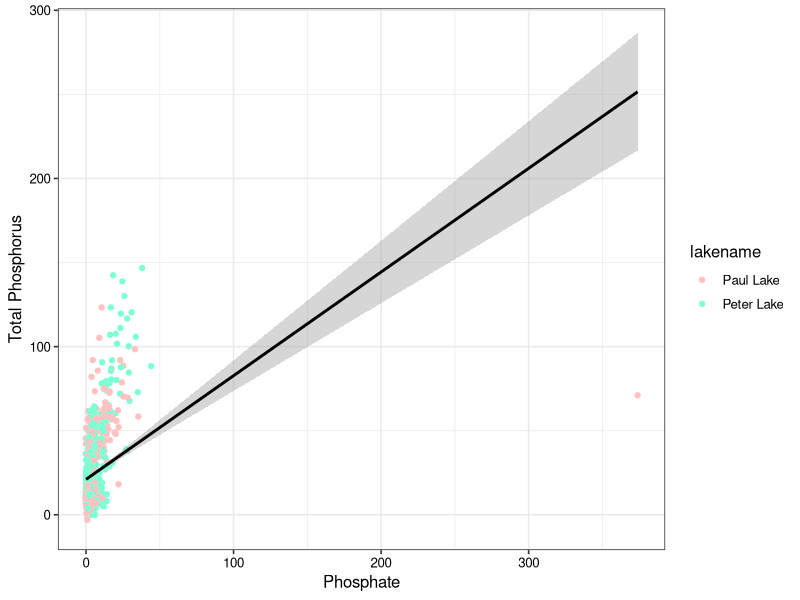

The R source for this figure: (Note: this script raises an error after producing the figure.)
## ---- chunk 1
#1
PeterPaulTidy <- read.csv("./Data/Processed/NTL-LTER_Lake_Chemistry_Nutrients_PeterPaul_Processed.csv", header=T)
PeterPaulGathered <- read.csv("./Data/Processed/NTL-LTER_Lake_Nutrients_PeterPaulGathered_Processed.csv", header=T)
USGS.data <- read.csv("./Data/Raw/USGS_Site02085000_Flow_Raw.csv", header=T)
Ecotox <- read.csv("./Data/Raw/ECOTOX_Neonicotinoids_Mortality_raw.csv")

#2
str(PeterPaulTidy) 
str(PeterPaulGathered)
str(USGS.data) 
str(Ecotox)
#Need to change date for PeterPaulTidy, PeterPaulGathered and USGS.data
#It is funny that I did not realize until now, but in the as.Date function, I need to make sure that the format i specified is the same format with what the raw.data has, otherwise R cannot understand it.
PeterPaulTidy$sampledate <- as.Date(PeterPaulTidy$sampledate, format = "%m/%d/%y")
PeterPaulGathered$sampledate <- as.Date(PeterPaulGathered$sampledate, format = "%Y-%m-%d")
USGS.data$datetime <- as.Date(USGS.data$datetime, format = "%m/%d/%y")
USGS.data$datetime <- format(USGS.data$datetime, format = "%y%m%d")
create.early.dates <- (function(d) {
       paste0(ifelse(d > 181231,"19","20"),d)
       })
USGS.data$datetime <- create.early.dates(USGS.data$datetime)
USGS.data$datetime <- as.Date(USGS.data$datetime, format = "%Y%m%d")

## ---- chunk 2
#3
library(ggplot2)
my.theme <- theme_bw(base_size = 12) + 
  theme(axis.text=element_text(color="gray0"), legend.position = "right")
theme_set(my.theme)
## ---- chunk 3
#4
ggplot(PeterPaulTidy, aes(y=tp_ug, x=po4,color = lakename)) +
  geom_point() +
  xlab("Phosphate") +
  ylab("Total Phosphorus") + 
  scale_color_manual(values = c("rosybrown1", "aquamarine")) +
  geom_smooth(method = lm, col="black")

#Shall I take out that outlier?
## ---- chunk 4
#5
library(RColorBrewer)
ggplot(PeterPaulGathered, aes(y=concentration, x=sampledate, color=depth))+
  geom_point()+
  facet_grid(PeterPaulGathered$nutrient)+
  scale_color_distiller(palette = "Blues", direction = 1)
## ---- chunk 5
#6
library(gridExtra)
Plot1 <- ggplot(USGS.data,aes(x=datetime, y=X165986_00060_00001))+
  geom_point()+
  geom_line()

Plot2 <- ggplot(USGS.data,aes(x=datetime, y=X165986_00060_00001))+
  geom_point()+
  geom_smooth()
grid.arrange(Plot1,Plot2,nrow=1)


## ---- chunk 6
#7 

